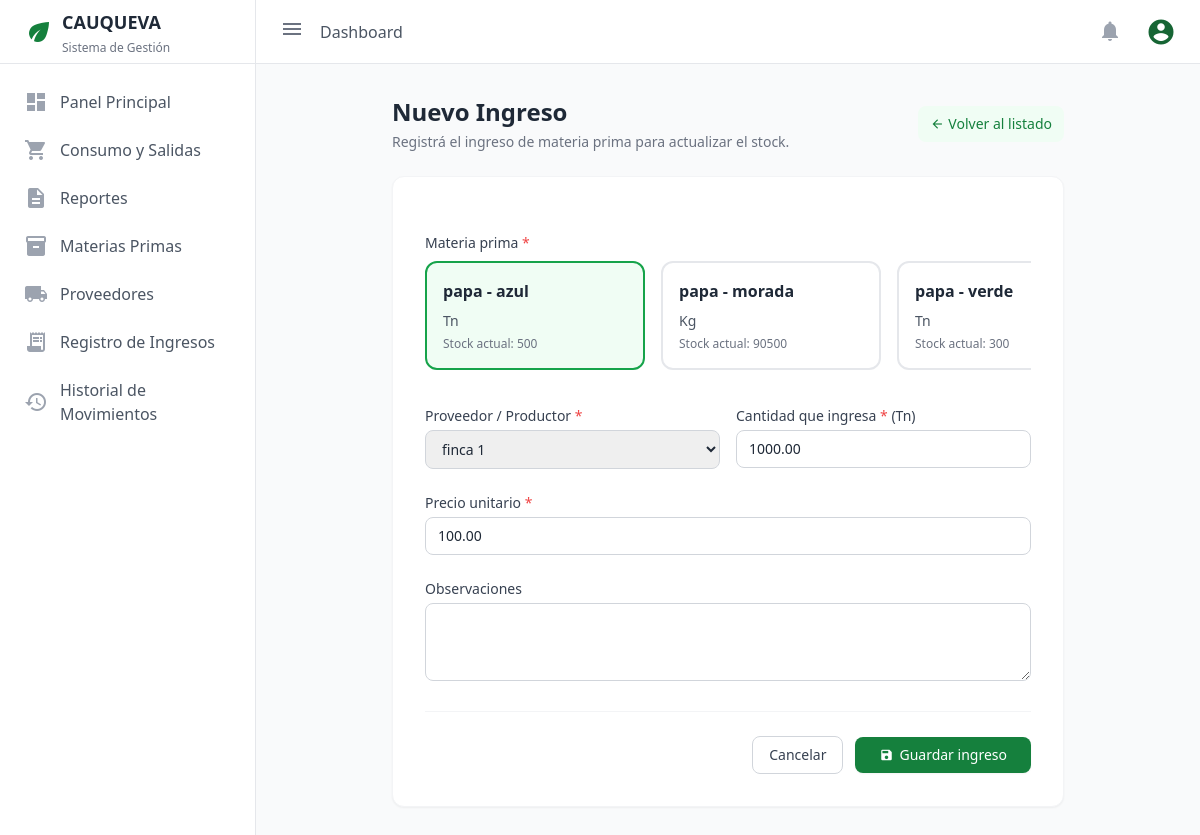
The app's page /historial/editar/1/ (signed in) with its own data.
### inventario/models.py (models this page shows, shortened)
class MateriaPrima(models.Model):
    UNIDADES = [
        ('KG', 'Kilogramos'),
        ('TN', 'Toneladas'),
        ('UN', 'Unidades'),
    ]
    nombre = models.CharField(max_length=100)
    unidad_medida = models.CharField(max_length=2, choices=UNIDADES, default='KG')
    descripcion = models.CharField(max_length=255, blank=True, null=True)
    stock_actual = models.DecimalField(
        max_digits=10,
        decimal_places=2,
        default=0.00,
        validators=[MinValueValidator(0.00)])
    stock_minimo = models.DecimalField(max_digits=10, decimal_places=2, default=50.00, verbose_name="Stock Mínimo (kg)")
    variedad = models.CharField(max_length=100, blank=True, null=True)
    precio_referencia = models.DecimalField(
        max_digits=10,
        decimal_places=2,
        default=0.00,
        validators=[MinValueValidator(0.00)],
        verbose_name="Precio de referencia",
    )
    class Meta:
        verbose_name = "Materia Prima"
        verbose_name_plural = "Materias Primas"
    def __str__(self):
        variedad_str = f" - {self.variedad}" if self.variedad else ""
        return f"{self.nombre}{variedad_str}"

class MovimientoStock(models.Model):
    TIPO_CHOICES = [
        ('INGRESO', 'Ingreso de Materia Prima'),
        ('CONSUMO', 'Consumo en Producción'),
    ]
    materia_prima = models.ForeignKey(MateriaPrima, on_delete=models.CASCADE)
    proveedor = models.ForeignKey(Proveedor, on_delete=models.SET_NULL, null=True, blank=True)
    tipo = models.CharField(max_length=10, choices=TIPO_CHOICES)
    cantidad = models.DecimalField(
        max_digits=10,
        decimal_places=2,
        validators=[MinValueValidator(0.01)]
    )
    precio_unitario = models.DecimalField(
        max_digits=10,
        decimal_places=2,
        default=0.00,
        validators=[MinValueValidator(0.00)],
        verbose_name="Precio unitario",
    )
    fecha = models.DateTimeField(default=timezone.now)
    observaciones = models.TextField(blank=True, null=True)
    class Meta:
        verbose_name = "Movimiento de Stock"
        verbose_name_plural = "Historial de Movimientos"
        ordering = ['-fecha'] # Ordena automáticamente del más nuevo al más viejo

### inventario/views.py (the view)
# urls.py: path('historial/editar/<int:id>/', views.editar_movimiento, name='editar_movimiento'),
@login_required(login_url='login')
@user_passes_test(es_gerente, login_url='/')
def editar_movimiento(request, id):
    movimiento = get_object_or_404(MovimientoStock, id=id)
    if request.method == "POST":
        formulario = MovimientoStockForm(request.POST, instance=movimiento)
        if formulario.is_valid():
            try:
                formulario.save()
            except ValidationError as error:
                formulario.add_error(None, error)
            else:
                messages.success(request, "Movimiento actualizado correctamente.")
                return redirect('historial')
    else:
        formulario = MovimientoStockForm(instance=movimiento)
    return render(request, "inventario/registrarproducto.html", {
        "formulario": formulario,
        "titulo_formulario": f"Editar Movimiento #{movimiento.id}"
    })

### inventario/context_processors.py (called while the page is built)
def notificaciones_stock(request):
    if not request.user.is_authenticated:
        return {}
    alertas = MateriaPrima.objects.filter(
        stock_actual__lte=F("stock_minimo")
    ).order_by("nombre", "variedad")
    return {
        "total_alertas": alertas.count(),
        "alertas_recientes": alertas[:5],
    }

### inventario/models.py (called while the page is built)
    def __str__(self):
        return self.nombre

### inventario/views.py (called while the page is built)
def es_gerente(user):
    return user.is_staff

### inventario/templates/inventario/registrarproducto.html (shortened to what this page needs)
{% extends 'inventario/base.html' %}
{% block content %}
<div class="max-w-2xl mx-auto">
    <div class="mb-6 flex items-center justify-between">
        <div>
            <h1 class="text-2xl font-bold text-gray-800">Nuevo Ingreso</h1>
            <p class="text-sm text-gray-500 mt-1">Registrá el ingreso de materia prima para actualizar el stock.</p>
        </div>
        {% if request.user.is_staff %}
        <a href="{% url 'inventariostock' %}"
           class="text-sm font-medium text-green-700 hover:text-green-900 bg-green-50 hover:bg-green-100 px-3 py-2 rounded-lg transition-colors flex items-center">
            <span class="material-icons text-sm mr-1">arrow_back</span> Volver al listado
        </a>
        {% endif %}
    </div>
    <div class="bg-white p-8 rounded-xl shadow-sm border border-gray-100">
        <form id="formulario-ingreso" method="POST" class="space-y-6"
              data-preservar-precio-inicial="{% if formulario.is_bound or formulario.instance.pk %}true{% else %}false{% endif %}">
            <div>
                <label class="block text-sm font-medium text-gray-700 mb-2">
                    {{ formulario.materia_prima.label }} <span class="text-red-500">*</span>
                </label>
                <div class="flex overflow-x-auto gap-4 snap-x snap-mandatory pb-3"
                     role="radiogroup"
                     aria-label="{{ formulario.materia_prima.label }}">
                    {% for materia in formulario.materia_prima.field.queryset %}
                    <label for="{{ formulario.materia_prima.id_for_label }}_{{ forloop.counter }}"
                           class="min-w-[220px] max-w-[260px] flex-shrink-0 snap-start cursor-pointer">
                        <div class="h-full rounded-xl border-2 border-gray-200 bg-white p-4 transition-colors hover:border-green-300 peer-checked:border-green-600 peer-checked:bg-green-50 peer-focus-visible:ring-2 peer-focus-visible:ring-green-600 peer-focus-visible:ring-offset-2">
                            <span class="block font-semibold text-gray-800">{{ materia }}</span>
                            <span data-unidad class="mt-2 inline-block text-sm text-gray-600">
                                {% if materia.unidad_medida == "KG" %}Kg{% elif materia.unidad_medida == "TN" %}Tn{% else %}Un{% endif %}
                            </span>
                            <span class="block mt-1 text-xs text-gray-500">Stock actual: {{ materia.stock_actual|floatformat:"-2" }}</span>
                        </div>
                    </label>
                    {% empty %}
                    <p class="text-sm text-gray-500">No hay materias primas disponibles.</p>
                    {% endfor %}
                </div>
            </div>
            <div class="grid grid-cols-1 sm:grid-cols-2 gap-4">
                <div>
                    <label for="{{ formulario.proveedor.id_for_label }}" class="block text-sm font-medium text-gray-700 mb-1">
                        {{ formulario.proveedor.label }} <span class="text-red-500">*</span>
                    </label>
                    {{ formulario.proveedor }}
                </div>
                <div>
                    <label for="{{ formulario.cantidad.id_for_label }}" class="block text-sm font-medium text-gray-700 mb-1">
                        {{ formulario.cantidad.label }} <span class="text-red-500">*</span>
                        (<span id="unidad-display"></span>)
                    </label>
                    {{ formulario.cantidad }}
                </div>
            </div>
            <div>
                <label for="{{ formulario.precio_unitario.id_for_label }}" class="block text-sm font-medium text-gray-700 mb-1">
                    {{ formulario.precio_unitario.label }} <span class="text-red-500">*</span>
                </label>
                {{ formulario.precio_unitario }}
            </div>
            <div>
                <label for="{{ formulario.observaciones.id_for_label }}" class="block text-sm font-medium text-gray-700 mb-1">
                    {{ formulario.observaciones.label }}
                </label>
                {{ formulario.observaciones }}
            </div>
            <div class="pt-6 border-t border-gray-100 flex items-center justify-end space-x-3">
                <a href="{% if request.user.is_staff %}{% url 'inventariostock' %}{% else %}{% url 'consumos' %}{% endif %}"
                   class="bg-white border border-gray-300 text-gray-700 hover:bg-gray-50 font-medium py-2 px-4 rounded-lg transition-colors text-sm">
                    Cancelar
                </a>
                <button type="submit"
                        class="bg-green-700 hover:bg-green-800 text-white font-medium py-2 px-6 rounded-lg transition-colors shadow-sm text-sm flex items-center">
                    <span class="material-icons text-sm mr-1.5">save</span> Guardar ingreso
                </button>
            </div>
        </form>
    </div>
</div>
{% endblock %}

### records on screen
MateriaPrima: variedad+nombre "papa - azul", unidad_medida "Tn", stock_actual "500"
MateriaPrima: variedad+nombre "papa - morada", unidad_medida "Kg", stock_actual "90500"
MateriaPrima: variedad+nombre "papa - verde", unidad_medida "Tn", stock_actual "300"
MovimientoStock: proveedor "finca 1", cantidad "1000.00", precio_unitario "100.00"
